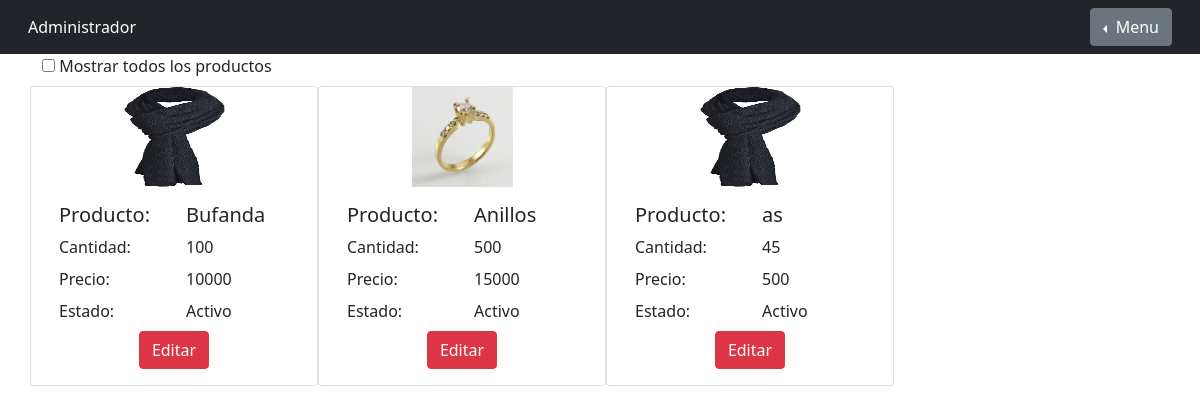
The page /home (signed in) on the database as committed earlier.
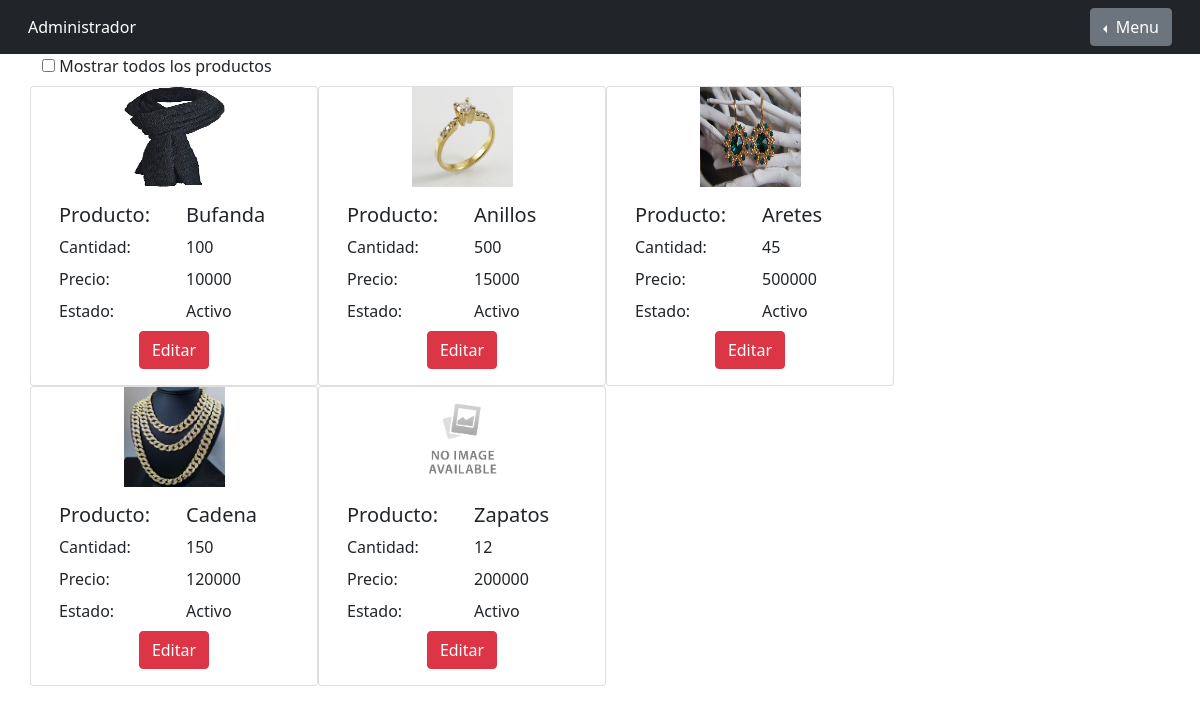
The same page on the database as committed later.
### tables this page shows
CREATE TABLE "Producto" (
	"referencia"	TEXT,
	"nombre"	TEXT,
	"precio"	INTEGER,
	"cantidad"	INTEGER,
	"estado"	TEXT,
	"imagen"	TEXT,
	PRIMARY KEY("referencia")
);

### app.py (the view, shortened to what this page needs)
@app.route("/home",methods=['GET', 'POST'])
def home():
    if not usuarioLogeado():
        return redirect("/index")
    usuario=FormularioNuevoUsuario()
    producto=FormularioNuevoProducto()
    actualizar=FormularioActualizarAdmin()
    todos=FormularioTodos()
    productos = get_productos()
    return render_template("home.html",form=usuario,form2=producto,form3=actualizar,productos = productos,form4=todos)

### forms.py (shortened to what this page needs)
class FormularioNuevoUsuario(FlaskForm):
    user = StringField('Usuario', [validators.DataRequired(message="Por favor completa con un usuario")])
    email= EmailField('Correo Electrónico',[validators.DataRequired(message="Por favor completa con un correo"),validators.Email(message="Correo no valido")])
    name= StringField('Nombre')
    password=PasswordField('Contraseña',[
        validators.DataRequired(message="Por favor completa con una contraseña"),
        validators.EqualTo('confirm',message="Contraseñas deben ser iguales"),
        validators.length(min=6,message="Longitud minima de 6 caracteres"),
        validators.regexp(regex=".*[A-Z]",message="Debe tener minimo una mayuscula"),
        validators.regexp(regex=".*[0-9]",message="Debe tener minimo un numero")
    ])
    confirm=PasswordField('Confirmar contraseña',[
        validators.DataRequired(message="Por favor completa con la contraseña del campo anterior")
    ])
    rol=SelectField('Rol',choices=[('Administrador','Administrador'),('Vendedor','Vendedor')])
    enviar=SubmitField('Registrar')

class FormularioNuevoProducto(FlaskForm):
    referencia=StringField('Referencia',[validators.DataRequired(message="Por favor completa con la referencia del producto")])
    producto=StringField('Producto',[validators.DataRequired(message="Por favor completa con el nombre del producto")])
    cantidad=StringField('Cantidad')
    precio=StringField('Precio')
    estado=BooleanField('Estado',default="checked")
    imagen=FileField('Imagen',validators=[
        FileAllowed(['jpg', 'jpe', 'jpeg', 'png'], 'Solo se aceptan imagenes')
    ])
    enviar2=SubmitField('Crear producto')

### app.py (called while the page is built)
def usuarioLogeado():
    return session.get("usuario")

### db.py (called while the page is built)
def sql_connection():
    try:
        con = sqlite3.connect('Inventario.db')
        return con
    except Error:
        print(Error)

def get_productos():
    query = "SELECT * FROM Producto WHERE estado=1;"
    con = sql_connection()
    cursorObj = con.cursor()
    cursorObj.execute(query)
    con.commit()
    productos = cursorObj.fetchall()
    con.close()
    return productos

### templates/home.html (shortened to what this page needs)
<!DOCTYPE html>
<html lang="en">
<head>
  <link rel="stylesheet" href="https://cdn.jsdelivr.net/npm/bootstrap@4.5.3/dist/css/bootstrap.min.css"
>
  <link href="https://cdn.jsdelivr.net/npm/bootstrap@5.0.0-beta1/dist/css/bootstrap.min.css" rel="stylesheet"
>
</head>
<body>
  <nav class="navbar navbar-expand-lg navbar-dark bg-dark">
    <div class="container-fluid">
      {% if session['usuario']['rol']=="Administrador" %}
      <div class="dropdown order-md-last dropstart">
        <button class="btn btn-secondary dropdown-toggle " type="button" id="dropdownMenuButton"
          data-bs-toggle="dropdown" aria-expanded="false">
          Menu
        </button>
      </div>
      {% endif %}
      <div class="collapse navbar-collapse" id="navbarTogglerDemo03">
        <ul class="navbar-nav me-auto mb-2 mb-lg-0" style="color:white;">
            {{session['usuario']['rol']}}
        </ul>
      </div>
    </div>
  </nav>
  <div class="container">
    <form method="post">
      {{form4.todos(onchange="this.form.submit()")}}
      <label for="todos">Mostrar todos los productos </label>
    </form>
  </div>
  <div class="container">
    <div class="row">
      {% for producto in productos %}
      <div class="card" style="width: 18rem;">
        <div class="text-center">
          <img height="100" width="100" src="{{producto[5]}}" class="col-sm-6" alt="...">
        </div>
        <div class="card-body">
          <div class="row">
            <div class="col-sm-6">
              <h5>Producto: </h5>
            </div>
            <div class="col-sm-6">
              <h5 class="card-title">{{producto[1]}}</h5>
            </div>
          </div>
          <div class="row">
            <div class="col-sm-6">
              <label for="">Cantidad:</label>
            </div>
            <div class="col-sm-6">
              <p class="card-text">{{producto[3]}}</p>
            </div>
          </div>
          <div class="row">
            <div class="col-sm-6">
              <label for="">Precio:</label>
            </div>
            <div class="col-sm-6">
              <p class="card-text">{{producto[2]}}</p>
            </div>
          </div>
          <div class="row">
            <div class="col-sm-6">
              <label for="">Estado:</label>
            </div>
            <div class="col-sm-6">
              <p class="card-text">
                {% if producto[4]=="1" %}
                   Activo
                {% else %}
                   Inactivo
                {% endif %}
              </p>
            </div>
          </div>
          <div class="text-center">
            <a class="btn btn-danger" onclick="actualizarProducto('{{producto[0]}}','{{producto[1]}}','{{producto[2]}}','{{producto[3]}}','{{producto[4]}}')">Editar</a>
          </div>
        </div>
      </div>
      {% endfor %}
    </div>
  </div>
</body>
</html>

Rows that differ between the two databases and show on the page:
changed Producto: imagen: a different picture; nombre "as" → "Aretes"; precio "500" → "500000"
now on this page (row edited): Producto: imagen (picture), nombre "Cadena", cantidad "150", precio "120000", estado "Activo"
now on this page (row edited): Producto: imagen (placeholder picture), nombre "Zapatos", cantidad "12", precio "200000", estado "Activo"
